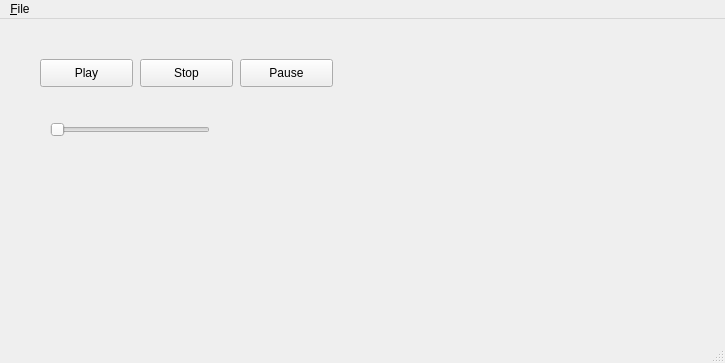
<?xml version="1.0" encoding="UTF-8"?>
<ui version="4.0">
 <class>MainWindow</class>
 <widget class="QMainWindow" name="MainWindow">
  <property name="geometry">
   <rect>
    <x>0</x>
    <y>0</y>
    <width>725</width>
    <height>363</height>
   </rect>
  </property>
  <property name="windowTitle">
   <string>MainWindow</string>
  </property>
  <widget class="QWidget" name="centralwidget">
   <widget class="QPushButton" name="play_button">
    <property name="geometry">
     <rect>
      <x>40</x>
      <y>40</y>
      <width>93</width>
      <height>28</height>
     </rect>
    </property>
    <property name="text">
     <string>Play</string>
    </property>
    <property name="checkable">
     <bool>false</bool>
    </property>
    <property name="checked">
     <bool>false</bool>
    </property>
   </widget>
   <widget class="QPushButton" name="stop_button">
    <property name="geometry">
     <rect>
      <x>140</x>
      <y>40</y>
      <width>93</width>
      <height>28</height>
     </rect>
    </property>
    <property name="text">
     <string>Stop</string>
    </property>
   </widget>
   <widget class="QSlider" name="volume_bar">
    <property name="geometry">
     <rect>
      <x>50</x>
      <y>100</y>
      <width>160</width>
      <height>22</height>
     </rect>
    </property>
    <property name="orientation">
     <enum>Qt::Horizontal</enum>
    </property>
   </widget>
   <widget class="QPushButton" name="pause_button">
    <property name="geometry">
     <rect>
      <x>240</x>
      <y>40</y>
      <width>93</width>
      <height>28</height>
     </rect>
    </property>
    <property name="text">
     <string>Pause</string>
    </property>
   </widget>
  </widget>
  <widget class="QMenuBar" name="menubar">
   <property name="geometry">
    <rect>
     <x>0</x>
     <y>0</y>
     <width>725</width>
     <height>21</height>
    </rect>
   </property>
   <widget class="QMenu" name="menuFile">
    <property name="title">
     <string>&amp;File</string>
    </property>
    <addaction name="action_open"/>
    <addaction name="action_quit"/>
   </widget>
   <addaction name="menuFile"/>
  </widget>
  <widget class="QStatusBar" name="statusbar"/>
  <action name="action_open">
   <property name="text">
    <string>&amp;Open</string>
   </property>
  </action>
  <action name="action_quit">
   <property name="text">
    <string>&amp;Quit</string>
   </property>
  </action>
 </widget>
 <resources/>
 <connections/>
</ui>
